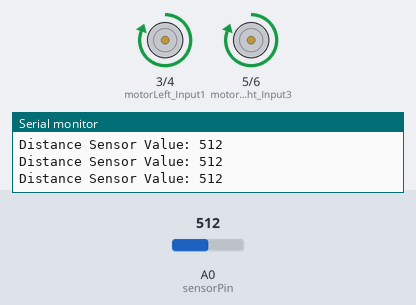
A sketch run on a simulated Arduino Uno, built with avr-gcc and run on an emulated ATmega328P. Parts: motor-driver pin pairs drawn as motors (green arrow = first pin HIGH = forward, orange = second pin HIGH = backward, longer = more drive), the last lines printed to the serial monitor. Inputs (shaded band) come from the test bench; at power-on: A0 (sensorPin) = 512.

Above: at 1.2 s.
1.3 s: A0 (sensorPin) set to 689
4.3 s: A0 (sensorPin) set to 713
At 5.1 s:
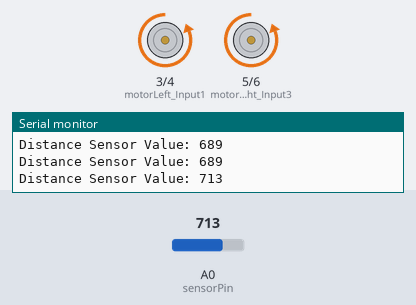
At 6.4 s:
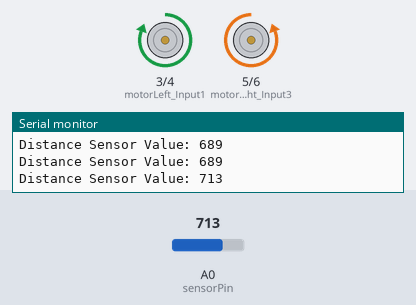
Timing chart, 0 to 13.3 s (numbered marks = the images above; inputs shaded):
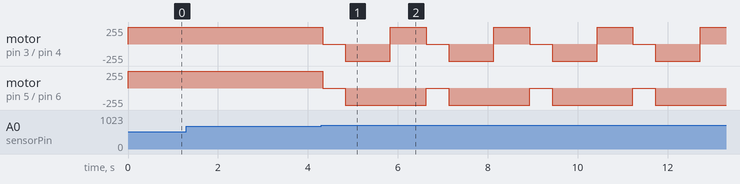

The sketch:

autonomus_deliver_robot.ino
```cpp
// --- PIN DEFINITIONS ---
// L293D Motor Driver Pins
const int motorLeft_Input1 = 3;   // Pin 3 to L293D Pin 2 (IN1)
const int motorLeft_Input2 = 4;   // Pin 4 to L293D Pin 7 (IN2)
const int motorRight_Input3 = 5;  // Pin 5 to L293D Pin 10 (IN3)
const int motorRight_Input4 = 6;  // Pin 6 to L293D Pin 15 (IN4)

// Sensor Pin (Simulated by Potentiometer)
const int sensorPin = A0;

// --- SETTINGS ---
// Adjust this threshold based on your Potentiometer testing
// 0 = Far away, 1023 = Very close (Hitting the wall)
const int OBSTACLE_THRESHOLD = 700;

void setup() {
  // Set motor pins as outputs
  pinMode(motorLeft_Input1, OUTPUT);
  pinMode(motorLeft_Input2, OUTPUT);
  pinMode(motorRight_Input3, OUTPUT);
  pinMode(motorRight_Input4, OUTPUT);

  // Set sensor pin as input
  pinMode(sensorPin, INPUT);

  // Start Serial for debugging (Optional)
  Serial.begin(9600);
}

void loop() {
  // 1. Read the "Distance" from the Potentiometer
  int sensorValue = analogRead(sensorPin);

  // Print value to Virtual Terminal so you can see it
  Serial.print("Distance Sensor Value: ");
  Serial.println(sensorValue);

  // 2. Decide what to do
  if (sensorValue > OBSTACLE_THRESHOLD) {
    // OBSTACLE DETECTED! (Voltage is high)
    // Sequence: Stop -> Reverse -> Turn
    stopRobot();
    delay(500);
    moveBackward();
    delay(1000);
    turnRight();
    delay(800);
  } else {
    // PATH IS CLEAR
    moveForward();
  }
}

// --- MOVEMENT FUNCTIONS ---

void moveForward() {
  // Left Motor Forward
  digitalWrite(motorLeft_Input1, HIGH);
  digitalWrite(motorLeft_Input2, LOW);
  // Right Motor Forward
  digitalWrite(motorRight_Input3, HIGH);
  digitalWrite(motorRight_Input4, LOW);
}

void moveBackward() {
  // Left Motor Backward
  digitalWrite(motorLeft_Input1, LOW);
  digitalWrite(motorLeft_Input2, HIGH);
  // Right Motor Backward
  digitalWrite(motorRight_Input3, LOW);
  digitalWrite(motorRight_Input4, HIGH);
}

void turnRight() {
  // Left Motor Forward
  digitalWrite(motorLeft_Input1, HIGH);
  digitalWrite(motorLeft_Input2, LOW);
  // Right Motor Backward (Spin turn)
  digitalWrite(motorRight_Input3, LOW);
  digitalWrite(motorRight_Input4, HIGH);
}

void stopRobot() {
  digitalWrite(motorLeft_Input1, LOW);
  digitalWrite(motorLeft_Input2, LOW);
  digitalWrite(motorRight_Input3, LOW);
  digitalWrite(motorRight_Input4, LOW);
}
```

Measured:
- the behaviour switches between 700 and 701 on A0 (sensorPin) (found by bisection; images 0 and 1)
- after the input at 4.3 s, motor on pin 3 (motorLeft_Input1) / pin 4 (motorLeft_Input2): forward 255/255 → stopped at once, then repeats every 2.3 s: backward 255/255 1.0 s, forward 255/255 0.80 s, stopped 0.50 s; motor on pin 5 (motorRight_Input3) / pin 6 (motorRight_Input4): alternates backward 255/255 for 1.8 s and stopped for 0.50 s, starting at once
